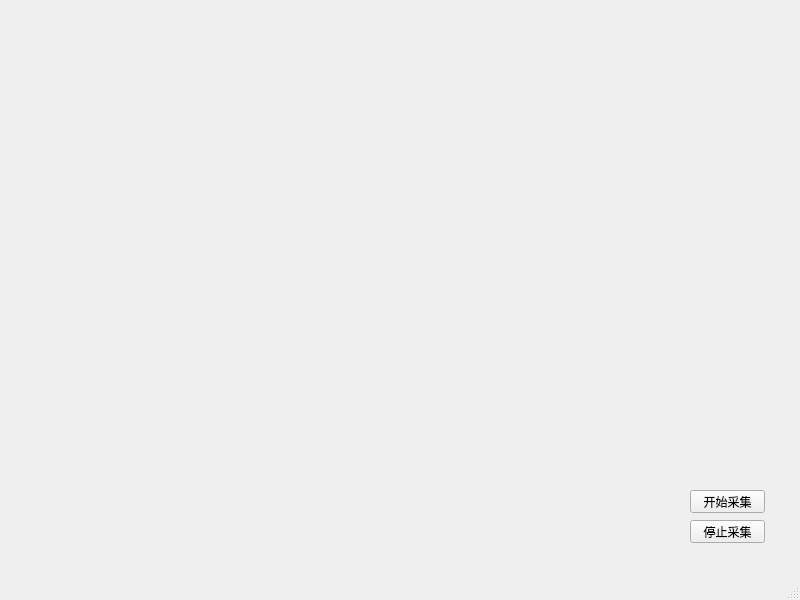
<?xml version="1.0" encoding="UTF-8"?>
<ui version="4.0">
 <class>MainUI</class>
 <widget class="QMainWindow" name="MainUI">
  <property name="geometry">
   <rect>
    <x>0</x>
    <y>0</y>
    <width>800</width>
    <height>600</height>
   </rect>
  </property>
  <property name="windowTitle">
   <string>MainUI</string>
  </property>
  <widget class="QWidget" name="centralwidget">
   <widget class="QWidget" name="halconWindow" native="true">
    <property name="geometry">
     <rect>
      <x>10</x>
      <y>10</y>
      <width>641</width>
      <height>531</height>
     </rect>
    </property>
   </widget>
   <widget class="QPushButton" name="btnStart">
    <property name="geometry">
     <rect>
      <x>690</x>
      <y>490</y>
      <width>75</width>
      <height>23</height>
     </rect>
    </property>
    <property name="text">
     <string>开始采集</string>
    </property>
   </widget>
   <widget class="QPushButton" name="btnStop">
    <property name="geometry">
     <rect>
      <x>690</x>
      <y>520</y>
      <width>75</width>
      <height>23</height>
     </rect>
    </property>
    <property name="text">
     <string>停止采集</string>
    </property>
   </widget>
  </widget>
  <widget class="QMenuBar" name="menubar">
   <property name="geometry">
    <rect>
     <x>0</x>
     <y>0</y>
     <width>800</width>
     <height>23</height>
    </rect>
   </property>
  </widget>
  <widget class="QStatusBar" name="statusbar"/>
 </widget>
 <resources/>
 <connections/>
</ui>
